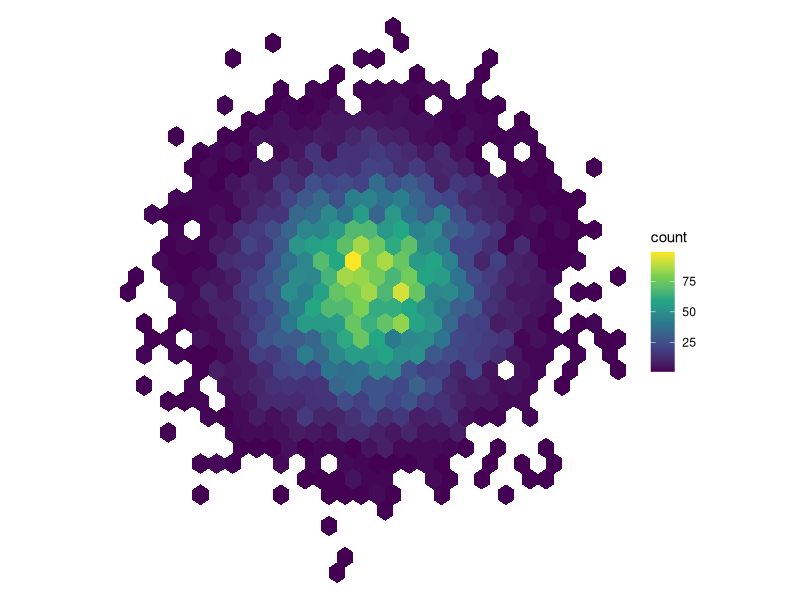
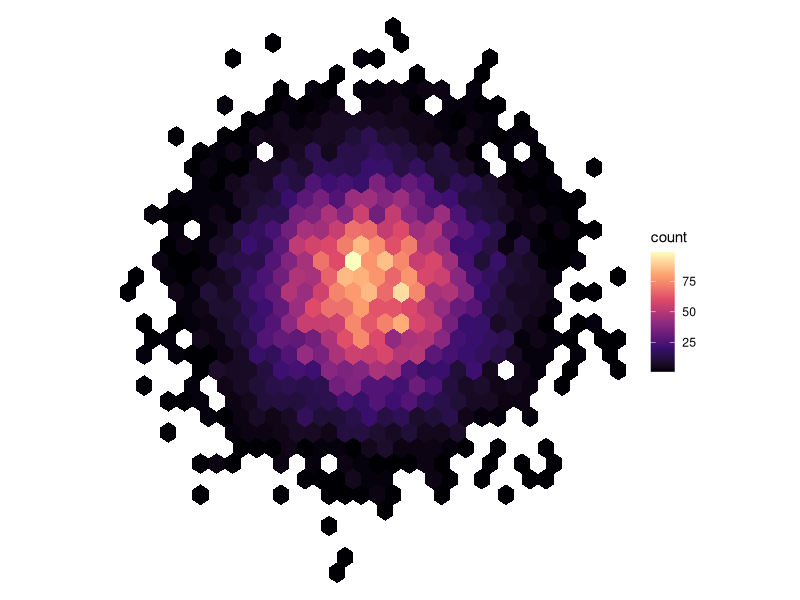

Write the R code that produced these figures, in order.
## ---- chunk 1
knitr::opts_chunk$set(echo = TRUE, cache = TRUE)
## ---- chunk 2
library(ggplot2)
set.seed(1234)

p = 
  ggplot(
  data.frame(x= rnorm(1e4), y = rnorm(1e4)), 
  aes(x = x, y = y)
  ) +
  geom_hex() + 
  coord_fixed() +
  theme_void()
## ---- chunk 3
p + scale_fill_viridis_c()
## ---- chunk 4
p + scale_fill_viridis_c(option="A")
